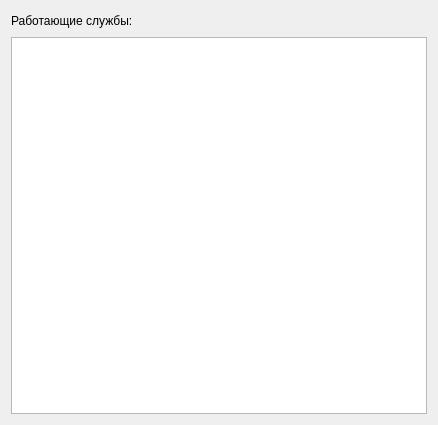
<?xml version="1.0" encoding="UTF-8"?>
<ui version="4.0">
 <class>Form</class>
 <widget class="QWidget" name="Form">
  <property name="geometry">
   <rect>
    <x>0</x>
    <y>0</y>
    <width>438</width>
    <height>425</height>
   </rect>
  </property>
  <property name="windowTitle">
   <string>services</string>
  </property>
  <layout class="QVBoxLayout" name="verticalLayout">
   <item>
    <widget class="QLabel" name="label_services">
     <property name="minimumSize">
      <size>
       <width>171</width>
       <height>20</height>
      </size>
     </property>
     <property name="text">
      <string>Работающие службы:</string>
     </property>
    </widget>
   </item>
   <item>
    <widget class="QPlainTextEdit" name="plainTextEdit_2"/>
   </item>
  </layout>
 </widget>
 <resources/>
 <connections/>
</ui>
